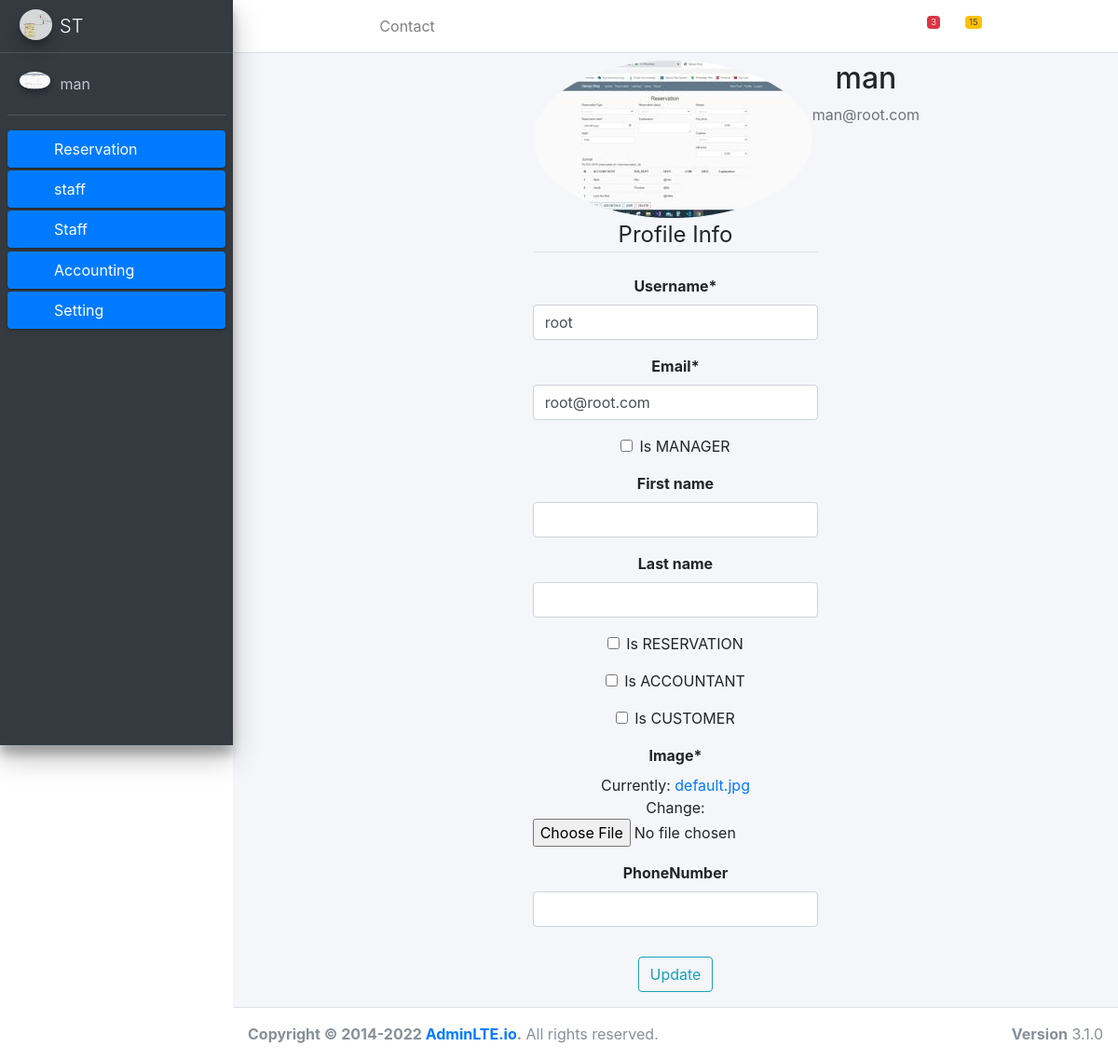
Before: /users/profile/1/ (signed in) with the older database file.
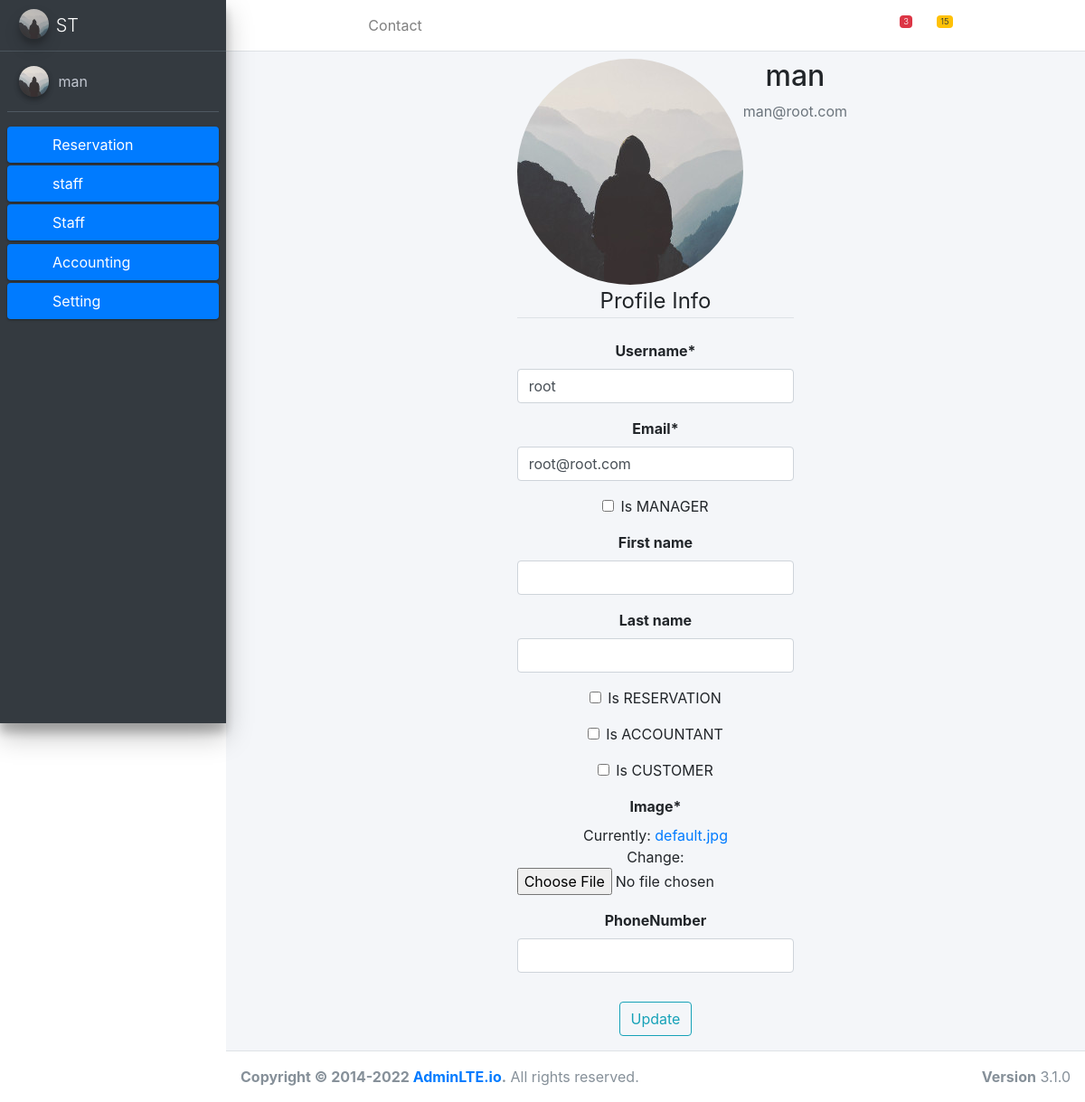
After: the same page with the newer database file.
### users/models.py (models this page shows, shortened)
class MyUser(AbstractBaseUser, PermissionsMixin):
    email = models.EmailField(_('email address'), unique=True)
    username = models.CharField(_('username'), max_length=250, unique=True)
    first_name = models.CharField(_('first name'), max_length=50, blank=True)
    last_name = models.CharField(_('last name'), max_length=50, blank=True)
    date_joined = models.DateTimeField(_('date joined'), auto_now_add=True)
    is_active = models.BooleanField(_('active'), default=True)
    is_staff = models.BooleanField(default=False)
    is_superuser = models.BooleanField(default=False)
    avatar = models.ImageField(upload_to='avatars/', null=True, blank=True)
    is_MANAGER= models.BooleanField(default=False)
    is_RESERVATION= models.BooleanField(default=False)
    is_ACCOUNTANT= models.BooleanField(default=False)
    is_CUSTOMER= models.BooleanField(default=False)
    objects = UserManager()
    company    = models.ForeignKey(Company, blank=True, null=True, on_delete=models.SET_NULL)
    sub_customer   = models.ForeignKey(Customer, null=True,blank=True, on_delete=models.SET_NULL, related_name='sub_customer')
    USERNAME_FIELD = 'username'
    REQUIRED_FIELDS = ['email']
    class Meta:
        verbose_name = _('user')
        verbose_name_plural = _('users')

class Profile(models.Model):
    user  = models.OneToOneField(settings.AUTH_USER_MODEL, on_delete=models.SET_NULL , null=True, blank=True)
    image = models.ImageField(default='default.jpg', upload_to='profile_pics')
    phoneNumber = models.CharField(max_length = 25, unique = True, blank= True, null= True)
    create_at = models.DateTimeField(auto_now_add=True)
    update_at = models.DateTimeField(auto_now=True)

### company/models.py (models this page shows)
class Company(models.Model):
    name = models.CharField(_('name'), max_length=500)
    logo = models.ImageField(default='default.jpg', upload_to='Company_pics', blank=True, null=True)
    address = models.CharField(max_length=500, blank=True, null=True)
    phoneNumber1 = models.CharField( max_length = 25,  blank=True, null=True)
    phoneNumber2 = models.CharField( max_length = 25,  blank=True, null=True)
    phoneNumber3 = models.CharField( max_length = 25,  blank=True, null=True)
    phoneNumber4 = models.CharField( max_length = 25,  blank=True, null=True)
    tradeRecord = models.CharField(max_length=500, blank=True, null=True)
    email       = models.EmailField( blank=True, null=True)
    webSite     =  models.URLField(max_length = 200, blank=True, null=True)
    create_at = models.DateTimeField(auto_now_add=True)
    update_at = models.DateTimeField(auto_now=True)
    class Meta:
        verbose_name = 'شركة '
        verbose_name_plural = 'الشركات'
    def __str__(self):
        return f'{self.name}'
        img = Image.open(self.logo.path)
        if img.height > 300 or img.width > 300:
            output_size = (300, 300)
            img.thumbnail(output_size)
            img.save(self.logo.path)

### users/views.py (the view)
# urls.py: path('profile/<int:pk>/', profile, name='profile'),
@login_required
def profile(request, pk):
    user = get_object_or_404(MyUser, pk=pk)
    if request.method == 'POST':
        u_form = UserUpdateForm(request.POST, instance=user)
        p_form = ProfileUpdateForm(request.POST,
                                   request.FILES,
                                   instance=user.profile)
        if u_form.is_valid() and p_form.is_valid():
            u_form.save()
            p_form.save()
            messages.success(request, f' account has been updated!')
            return redirect('company_index')
    else:
        u_form = UserUpdateForm(instance=user)
        p_form = ProfileUpdateForm(instance=user.profile)
    context = {
        'u_form': u_form,
        'p_form': p_form
    }
    return render(request, 'users/profile.html', context)

### users/forms.py
class UserUpdateForm(forms.ModelForm):
    email = forms.EmailField()
    class Meta:
        model = MyUser
        fields = ['username', 'email','is_MANAGER',
                  'first_name','last_name','is_RESERVATION',
                   'is_ACCOUNTANT','is_CUSTOMER']

class ProfileUpdateForm(forms.ModelForm):
    class Meta:
        model = Profile
        fields = ['image','phoneNumber']

### users/templates/users/profile.html (shortened to what this page needs)
{% extends "base.html" %}
{% load crispy_forms_tags %}
{% block content %}
    <div class="row text-center pt-2">
      <div class="col-md-4 offset-md-4" >
      <div class="media">
        <img class="rounded-circle account-img" src="{{ user.profile.image.url }}">
        <div class="media-body">
          <h2 class="account-heading">{{ user.username }}</h2>
          <p class="text-secondary">{{ user.email }}</p>
        </div>
      </div>
      <form method="POST" enctype="multipart/form-data">
          <fieldset class="form-group">
              <legend class="border-bottom mb-4">Profile Info</legend>
              {{ u_form|crispy }}
              {{ p_form|crispy }}
          </fieldset>
          <div class="form-group">
              <button class="btn btn-outline-info" type="submit">Update</button>
          </div>
      </form>
    </div></div>
{% endblock content %}

### templates/sidebar.html (shortened to what this page needs)
{% load static %}
{% load i18n %}
<aside class="main-sidebar sidebar-dark-primary elevation-4">
    <a href="" class="brand-link">
      <img
      src="{{ user.company.logo.url }}"
      alt="company Logo" class="brand-image img-circle elevation-3" style="opacity: .8">
      <span class="brand-text font-weight-light">{{ user.company }}</span>
    </a>
    <div class="sidebar">
      <div class="user-panel mt-3 pb-3 mb-3 d-flex">
        <div class="image">
          <img src="{{ user.profile.image.url }}"
          class="img-circle elevation-2" alt="User Image">
        </div>
        <div class="info">
          <a href="#" class="d-block">{{ user }}</a>
        </div>
      </div>
      <nav class="mt-2">
        <ul class="nav nav-pills nav-sidebar flex-column" data-widget="treeview" role="menu" data-accordion="false">
          <li class="nav-item menu-close ">
            <a href="#" class="nav-link active">
              <i class="nav-icon far fa-id-badge"></i>
              <p>
                Reservation
                <i class="right fas fa-angle-left "></i>
              </p>
            </a>
              <li class="nav-item menu-close">
                <a href="#" class="nav-link active">
                <i class="nav-icon fas fa-building"></i>
                <p>
                  staff
                  <i class="right fas fa-angle-left"></i>
                </p>
              </a>
    <li class="nav-item menu-close">
      <a href="#" class="nav-link active">
      <i class="nav-icon fas fa-user"></i>
      <p>
        Staff
        <i class="right fas fa-angle-left"></i>
      </p>
    </a>
    <li class="nav-item menu-close">
      <a href="#" class="nav-link active">
        <i class="nav-icon fas fa-dollar-sign"></i>
        <p>
          Accounting
          <i class="right fas fa-angle-left"></i>
        </p>
      </a>
  <li class="nav-item menu-close">
    <a href="#" class="nav-link active">
      <i class="nav-icon fas fa-cogs"></i>
      <p>
        Setting
        <i class="right fas fa-angle-left"></i>
      </p>
    </a>
  </aside>

Changed rows visible on the page:
changed MyUser "man": company.logo: picture removed, a placeholder shows; profile.image: picture removed, a placeholder shows
